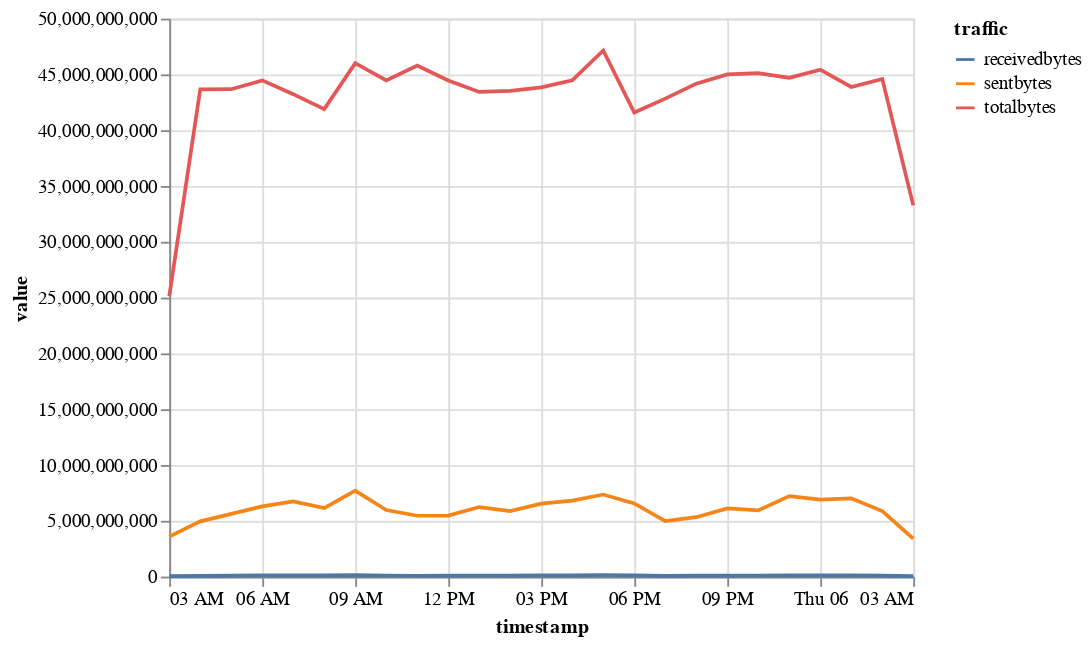

Here is the notebook cell this chart was saved with:
### Code cell
traffic_by_day_long = pd.melt(traffic_by_day, id_vars='timestamp', value_vars=['receivedbytes', 'sentbytes', 'totalbytes'], var_name='traffic')

alt.Chart(traffic_by_day_long).mark_line().encode(
    x='timestamp:T',
    y='value:Q',
    color='traffic:N'
)

### Figure 1 — Vega-Lite specification as saved in the notebook (floating-point values rounded to 4 significant figures)
{"config": {"view": {"continuousWidth": 400, "continuousHeight": 300}}, "data": {"name": "data-4b210e05bcd48bfedc9b000fe3543331"}, "mark": "line", "encoding": {"color": {"type": "nominal", "field": "traffic"}, "x": {"type": "temporal", "field": "timestamp"}, "y": {"type": "quantitative", "field": "value"}}, "$schema": "https://vega.github.io/schema/vega-lite/v4.8.1.json", "datasets": {"data-4b210e05bcd48bfedc9b000fe3543331": [{"timestamp": "2021-05-05T03:00:00", "traffic": "receivedbytes", "value": 52216592}, {"timestamp": "2021-05-05T04:00:00", "traffic": "receivedbytes", "value": 70188834}, {"timestamp": "2021-05-05T05:00:00", "traffic": "receivedbytes", "value": 86375488}, {"timestamp": "2021-05-05T06:00:00", "traffic": "receivedbytes", "value": 100732378}, {"timestamp": "2021-05-05T07:00:00", "traffic": "receivedbytes", "value": 108864813}, {"timestamp": "2021-05-05T08:00:00", "traffic": "receivedbytes", "value": 101913718}, {"timestamp": "2021-05-05T09:00:00", "traffic": "receivedbytes", "value": 132488729}, {"timestamp": "2021-05-05T10:00:00", "traffic": "receivedbytes", "value": 98290767}, {"timestamp": "2021-05-05T11:00:00", "traffic": "receivedbytes", "value": 77231371}, {"timestamp": "2021-05-05T12:00:00", "traffic": "receivedbytes", "value": 79530931}, {"timestamp": "2021-05-05T13:00:00", "traffic": "receivedbytes", "value": 98247828}, {"timestamp": "2021-05-05T14:00:00", "traffic": "receivedbytes", "value": 94117479}, {"timestamp": "2021-05-05T15:00:00", "traffic": "receivedbytes", "value": 105804280}, {"timestamp": "2021-05-05T16:00:00", "traffic": "receivedbytes", "value": 115836616}, {"timestamp": "2021-05-05T17:00:00", "traffic": "receivedbytes", "value": 128287727}, {"timestamp": "2021-05-05T18:00:00", "traffic": "receivedbytes", "value": 106878464}, {"timestamp": "2021-05-05T19:00:00", "traffic": "receivedbytes", "value": 70957862}, {"timestamp": "2021-05-05T20:00:00", "traffic": "receivedbytes", "value": 80572871}, {"timestamp": "2021-05-05T21:00:00", "traffic": "receivedbytes", "value": 96028332}, {"timestamp": "2021-05-05T22:00:00", "traffic": "receivedbytes", "value": 97571236}, {"timestamp": "2021-05-05T23:00:00", "traffic": "receivedbytes", "value": 113571553}, {"timestamp": "2021-05-06T00:00:00", "traffic": "receivedbytes", "value": 112810410}, {"timestamp": "2021-05-06T01:00:00", "traffic": "receivedbytes", "value": 116005218}, {"timestamp": "2021-05-06T02:00:00", "traffic": "receivedbytes", "value": 96321864}, {"timestamp": "2021-05-06T03:00:00", "traffic": "receivedbytes", "value": 44952497}, {"timestamp": "2021-05-05T03:00:00", "traffic": "sentbytes", "value": 3580178072}, {"timestamp": "2021-05-05T04:00:00", "traffic": "sentbytes", "value": 4950026547}, {"timestamp": "2021-05-05T05:00:00", "traffic": "sentbytes", "value": 5617980832}, {"timestamp": "2021-05-05T06:00:00", "traffic": "sentbytes", "value": 6289180834}, {"timestamp": "2021-05-05T07:00:00", "traffic": "sentbytes", "value": 6731189202}, {"timestamp": "2021-05-05T08:00:00", "traffic": "sentbytes", "value": 6133358500}, {"timestamp": "2021-05-05T09:00:00", "traffic": "sentbytes", "value": 7705188688}, {"timestamp": "2021-05-05T10:00:00", "traffic": "sentbytes", "value": 5966936213}, {"timestamp": "2021-05-05T11:00:00", "traffic": "sentbytes", "value": 5451907745}, {"timestamp": "2021-05-05T12:00:00", "traffic": "sentbytes", "value": 5472386352}, {"timestamp": "2021-05-05T13:00:00", "traffic": "sentbytes", "value": 6231915033}, {"timestamp": "2021-05-05T14:00:00", "traffic": "sentbytes", "value": 5874920787}, {"timestamp": "2021-05-05T15:00:00", "traffic": "sentbytes", "value": 6532286275}, {"timestamp": "2021-05-05T16:00:00", "traffic": "sentbytes", "value": 6809780329}, {"timestamp": "2021-05-05T17:00:00", "traffic": "sentbytes", "value": 7353085747}, {"timestamp": "2021-05-05T18:00:00", "traffic": "sentbytes", "value": 6558955242}, {"timestamp": "2021-05-05T19:00:00", "traffic": "sentbytes", "value": 4977563396}, {"timestamp": "2021-05-05T20:00:00", "traffic": "sentbytes", "value": 5321066612}, {"timestamp": "2021-05-05T21:00:00", "traffic": "sentbytes", "value": 6114462642}, {"timestamp": "2021-05-05T22:00:00", "traffic": "sentbytes", "value": 5938317180}, {"timestamp": "2021-05-05T23:00:00", "traffic": "sentbytes", "value": 7211868550}, {"timestamp": "2021-05-06T00:00:00", "traffic": "sentbytes", "value": 6890880921}, {"timestamp": "2021-05-06T01:00:00", "traffic": "sentbytes", "value": 7007611810}, {"timestamp": "2021-05-06T02:00:00", "traffic": "sentbytes", "value": 5876205793}, {"timestamp": "2021-05-06T03:00:00", "traffic": "sentbytes", "value": 3398970933}, {"timestamp": "2021-05-05T03:00:00", "traffic": "totalbytes", "value": 25112338250}, {"timestamp": "2021-05-05T04:00:00", "traffic": "totalbytes", "value": 43663783339}, {"timestamp": "2021-05-05T05:00:00", "traffic": "totalbytes", "value": 43675446252}, {"timestamp": "2021-05-05T06:00:00", "traffic": "totalbytes", "value": 44462386201}, {"timestamp": "2021-05-05T07:00:00", "traffic": "totalbytes", "value": 43227341643}, {"timestamp": "2021-05-05T08:00:00", "traffic": "totalbytes", "value": 41887338739}, {"timestamp": "2021-05-05T09:00:00", "traffic": "totalbytes", "value": 46002098268}, {"timestamp": "2021-05-05T10:00:00", "traffic": "totalbytes", "value": 44458956152}, {"timestamp": "2021-05-05T11:00:00", "traffic": "totalbytes", "value": 45800438247}, {"timestamp": "2021-05-05T12:00:00", "traffic": "totalbytes", "value": 44458207220}, {"timestamp": "2021-05-05T13:00:00", "traffic": "totalbytes", "value": 43429432775}, {"timestamp": "2021-05-05T14:00:00", "traffic": "totalbytes", "value": 43532835358}, {"timestamp": "2021-05-05T15:00:00", "traffic": "totalbytes", "value": 43843256493}, {"timestamp": "2021-05-05T16:00:00", "traffic": "totalbytes", "value": 44464446445}, {"timestamp": "2021-05-05T17:00:00", "traffic": "totalbytes", "value": 47143628990}, {"timestamp": "2021-05-05T18:00:00", "traffic": "totalbytes", "value": 41588750866}, {"timestamp": "2021-05-05T19:00:00", "traffic": "totalbytes", "value": 42826268254}, {"timestamp": "2021-05-05T20:00:00", "traffic": "totalbytes", "value": 44168416741}, {"timestamp": "2021-05-05T21:00:00", "traffic": "totalbytes", "value": 44999448646}, {"timestamp": "2021-05-05T22:00:00", "traffic": "totalbytes", "value": 45103965384}, {"timestamp": "2021-05-05T23:00:00", "traffic": "totalbytes", "value": 44693857326}, {"timestamp": "2021-05-06T00:00:00", "traffic": "totalbytes", "value": 45417473824}, {"timestamp": "2021-05-06T01:00:00", "traffic": "totalbytes", "value": 43873407403}, {"timestamp": "2021-05-06T02:00:00", "traffic": "totalbytes", "value": 44594598924}, {"timestamp": "2021-05-06T03:00:00", "traffic": "totalbytes", "value": 33265301938}]}}
